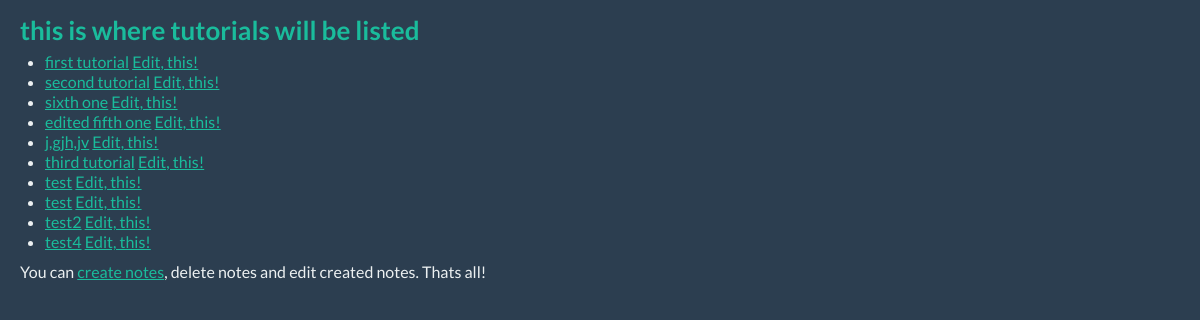
The page /tutorials on the database its author committed.
### model.py (models this page shows)
class Tutorial(Base):
	__tablename__ = "tutorials"
	id = Column(Integer, primary_key = True)
	user_id = Column(Integer, ForeignKey('users.id'))
	title = Column(Text, nullable = True)
	tutorial = Column(Text, nullable = True)
	user = relationship("User", backref=backref("tutorials", order_by = id))

### unicorncode.py (the view)
@app.route("/tutorials")
def list_tutorials():
	tutorials = db_session.query(Tutorial).all()
	return render_template("list_tutorials.html", tutorials=tutorials)

### unicorncode.py (called while the page is built)
@app.teardown_request
def shutdown_session(exception = None):
    db_session.remove()

### templates/list_tutorials.html
{% extends "admin_layout.html" %}
{% block body %}
<div class="container-fluid">
<h2> this is where tutorials will be listed </h2>
<ul>
	{% for tutorial in tutorials %}
	<a href="{{url_for("view_tutorial", id=tutorial.id)}}">
	<li>{{tutorial.title}}</a>
		<a href="{{ url_for('edit_tutorial', id=tutorial.id) }}">Edit, this!</a></li>
	{% endfor %}
</ul>
<p>You can <a href="{{ url_for('new_tutorial') }}">create notes</a>, delete notes and edit created notes.
Thats all!</p>
{% endblock %}

### templates/admin_layout.html (shortened to what this page needs)
<!DOCTYPE html>
<html>
<head>
  <link href="static/css/bootstrap.css" rel="stylesheet">
  <link href="static/css/flat-ui.css" rel="stylesheet">
</head>
<body>
{% block body %}
			{% endblock %}
</body>
</html>

### static/css/flat-ui.css (style rules this page uses)
body { color: #ECF0F1; font: 16px/1.231 "Lato", sans-serif; height:100%; }
a { color: #1abc9c; text-decoration: underline; -webkit-transition: 0.25s; -moz-transition: 0.25s; -o-transition: 0.25s; transition: 0.25s; -webkit-backface-visibility: hidden; }
h2 { font-size: 26px; font-weight: 700; margin-bottom: 2px; color: #1ABC9C; }

### rows shown on the page
Tutorial: title "first tutorial"
Tutorial: title "second tutorial"
Tutorial: title "sixth one"
Tutorial: title "edited fifth one"
Tutorial: title "j,gjh,jv"
Tutorial: title "third tutorial"
Tutorial: title "test"
Tutorial: title "test"
Tutorial: title "test2"
Tutorial: title "test4"
